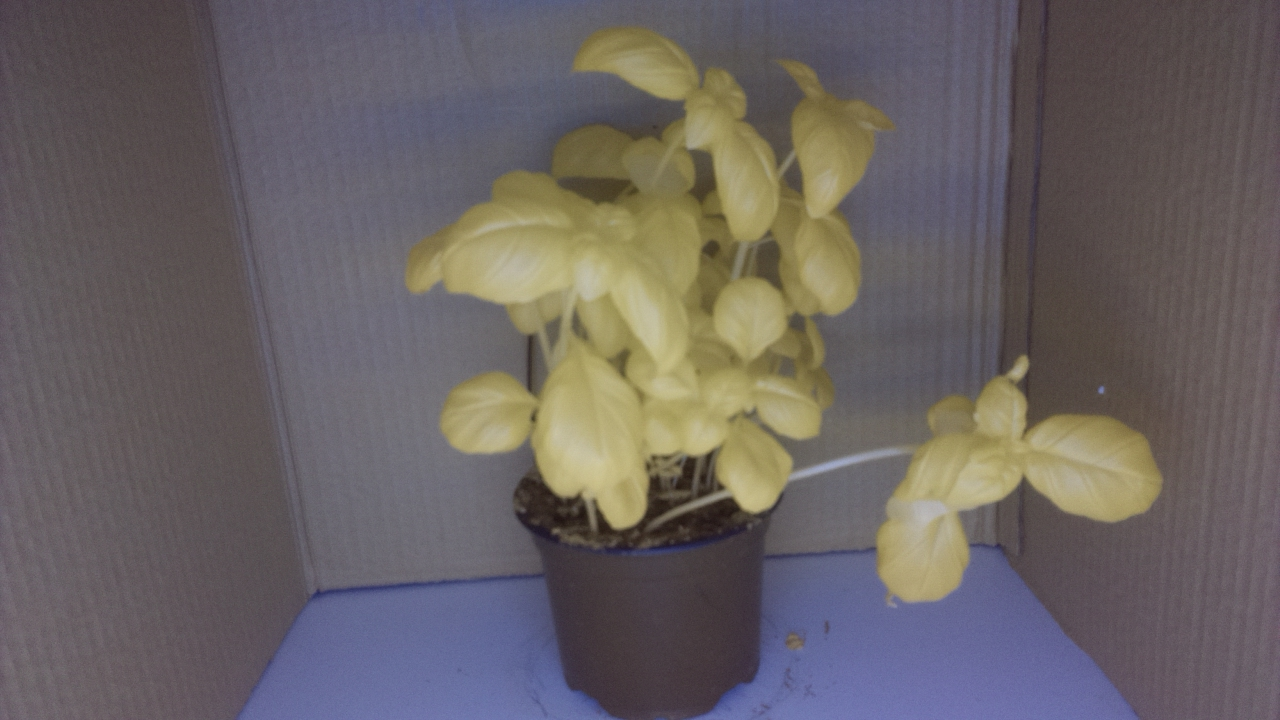
#> input picture NDVI-segmentation_old/testing.jpg, 1280 x 720 px
$ python NDVI-segmentation.py
#> lines starting #> are read from the running program, lines starting #| are printed output that depends on the picture; long printed decimals are rounded
from __future__ import division
import numpy
from PIL import Image
import matplotlib
matplotlib.use('Agg')
import matplotlib.pyplot as plt
import cv2
from matplotlib.colors import LinearSegmentedColormap, hsv_to_rgb

"""CREATE FOLDERS CALLED COLORMAP AND CROP IN THE SAME FOLDER AS THIS PYTHON FILE"""

#loads colormap
colors = numpy.load('colors.npy', allow_pickle=True)
#> (reads NDVI-segmentation_old/colors.npy from the repository)

#loads original image
#this is used for colormapping
img = Image.open('testing.jpg').convert("RGB")
#> img is the input picture: PIL image 1280x720 RGB; mean R, G, B 105.4, 98.7, 98.6

#loads original image without colormap
#this is used for segmentation
real_image = cv2.imread("testing.jpg")


"""
COLOR
MAPPING

"""
mask = numpy.asarray(img)

imgR, imgG, imgB = img.split()

arrG = numpy.asarray(imgG).astype('float')
arrR = numpy.asarray(imgR).astype('float')
arrB = numpy.asarray(imgB).astype('float')

redBlueDiff = (arrR  - arrB)
redBlueSum = (arrR + arrB)

redBlueSum[redBlueSum ==0] = 0.01

arrNDVI = redBlueDiff/redBlueSum
arrNDVI[arrNDVI == 0] = -1
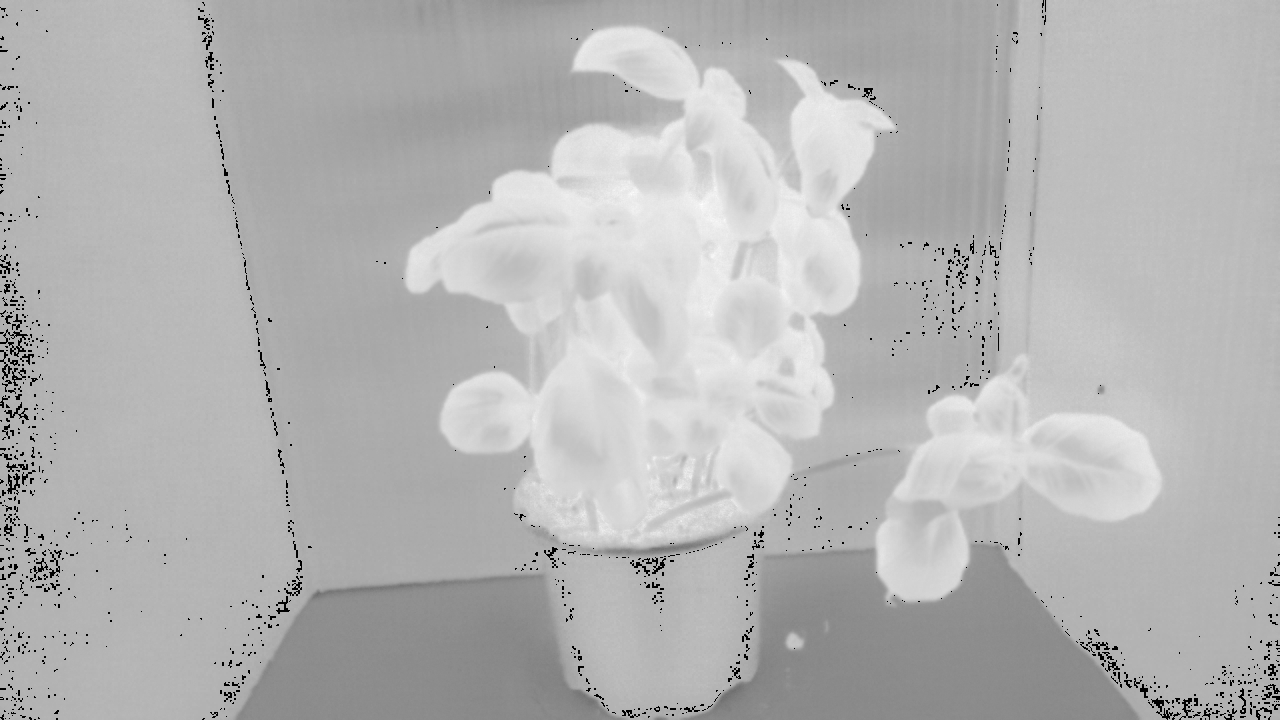
#> arrNDVI: shape (720, 1280) float64; min -1, max 0.444, mean 0.0237; drawn with min black and max white
sumAll = 0
amount = 0.00001

for row in arrNDVI:
    for pix in row:
         if pix != -1:
            sumAll += pix
            amount += 1
#> after the loop, amount = 911939; sumAll = 31463.6

fastiecm=LinearSegmentedColormap.from_list('mylist', colors)

#saves colormapped original image
plt.imsave("./colormap/delete_later.jpg",arrNDVI,cmap=fastiecm, vmin=-1.0, vmax=1.0)


"""
IMAGE
SEGMENTATION

"""
#loads colormapped image
image = cv2.imread("./colormap/delete_later.jpg")

mask = numpy.zeros(image.shape[:2], numpy.uint8)
backgroundModel = numpy.zeros((1, 65), numpy.float64)
foregroundModel = numpy.zeros((1, 65), numpy.float64)

# [8 lines of commented-out code are left out]
rectangle = (0,0,1279,719)


#makes mask from colormapped image
cv2.grabCut(image, mask, rectangle,
            backgroundModel, foregroundModel,
            10, cv2.GC_INIT_WITH_RECT)
mask2 = numpy.where((mask == 2)|(mask == 0), 0, 1).astype('uint8')

#applies mask of the colormapped image to the original image
real_image = real_image * mask2[:, :, numpy.newaxis]

#saves the cropped image
cv2.imwrite('./crop/cropped.jpg', real_image)


"""
NDVI
CALCULATIONS

"""
#loads the cropped image
img = Image.open('./crop/cropped.jpg').convert("RGB")
mask = numpy.asarray(img)
imgR, imgG, imgB = img.split()

arrG = numpy.asarray(imgG).astype('float')
arrR = numpy.asarray(imgR).astype('float')
arrB = numpy.asarray(imgB).astype('float')

redBlueDiff = (arrR  - arrB)
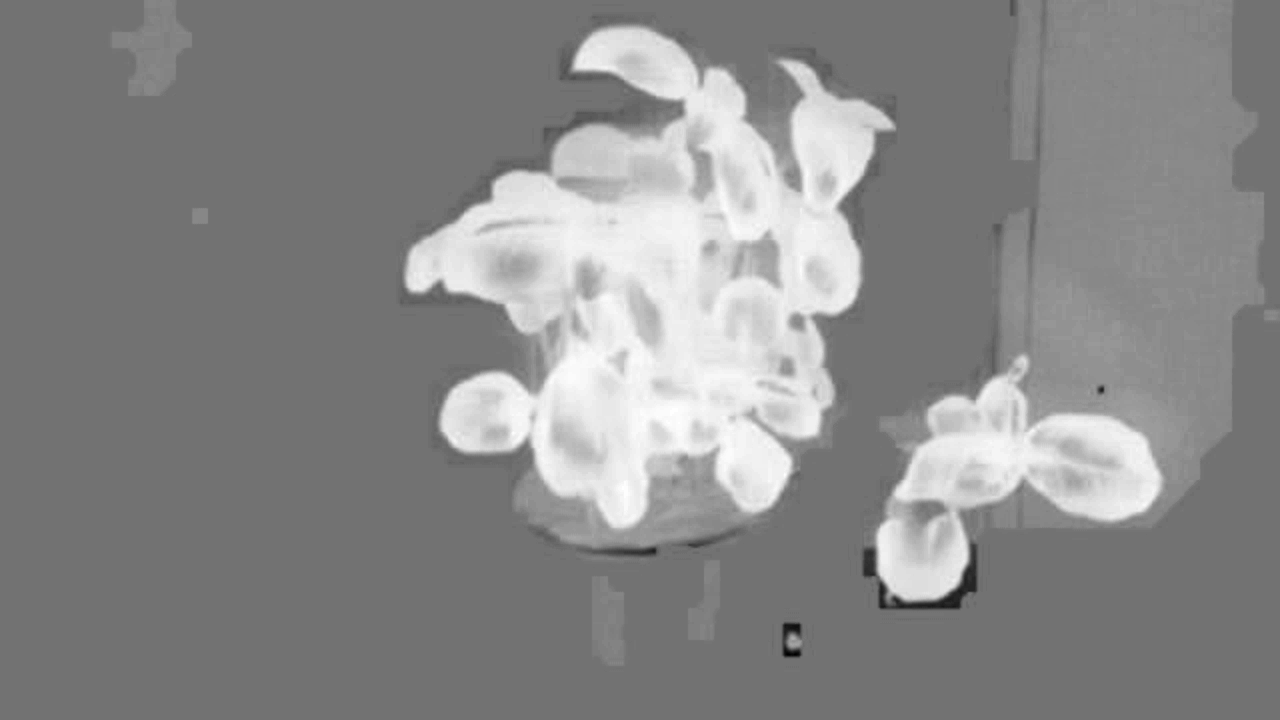
#> redBlueDiff: shape (720, 1280) float64; min -61, max 75, mean 12.1; drawn with min black and max white
redBlueSum = (arrR + arrB)

redBlueSum[redBlueSum ==0] = 0.01

arrNDVI = redBlueDiff/redBlueSum
arrNDVI[arrNDVI == 0] = -1
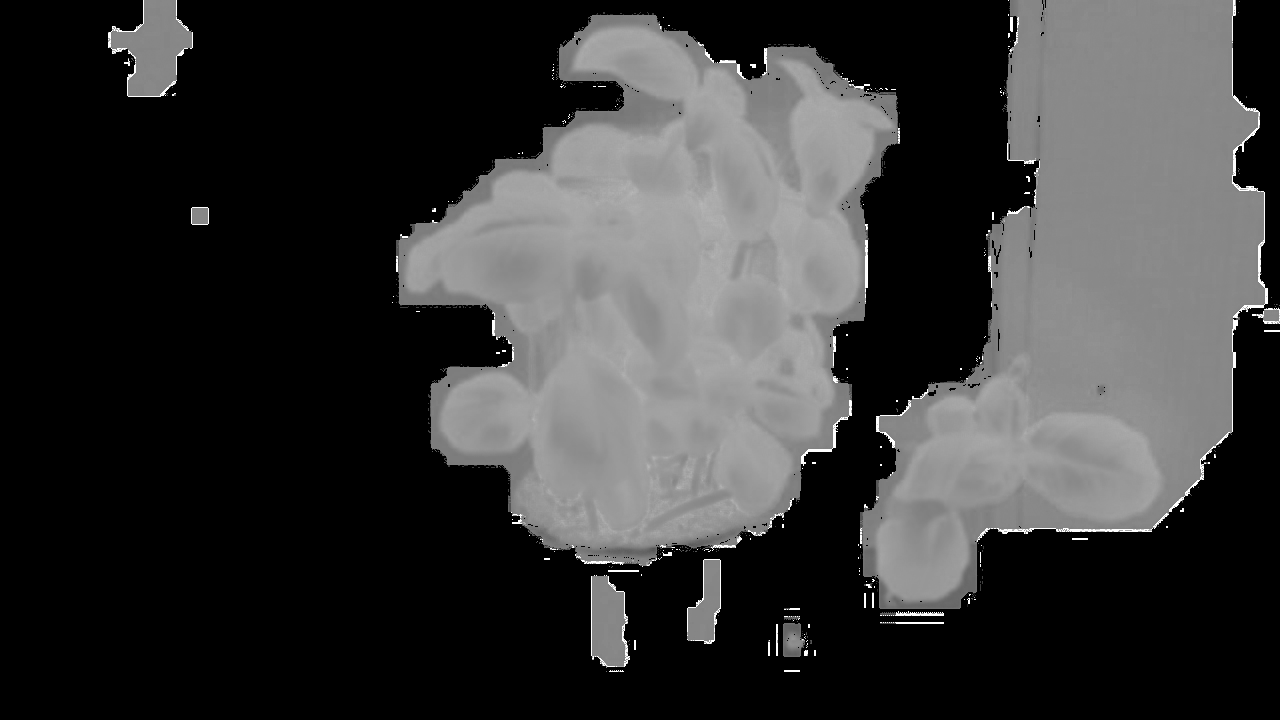
#> arrNDVI: shape (720, 1280) float64; min -1, max 1, mean -0.566; drawn with min black and max white
sumAll = 0
amount = 0.00001


for row in arrNDVI:
    for pix in row:
         if pix != -1:
            sumAll += pix
            amount += 1
#> after the loop, amount = 344972; sumAll = 54921.9

print(sumAll/float(amount))
#| 0.1592

fastiecm=LinearSegmentedColormap.from_list('mylist', colors)

#saves the final NDVI calculated image
plt.imsave("./ndvi-calculated/%.4f.jpg" % (sumAll/float(amount)),arrNDVI,cmap=fastiecm, vmin=-1.0, vmax=1.0)
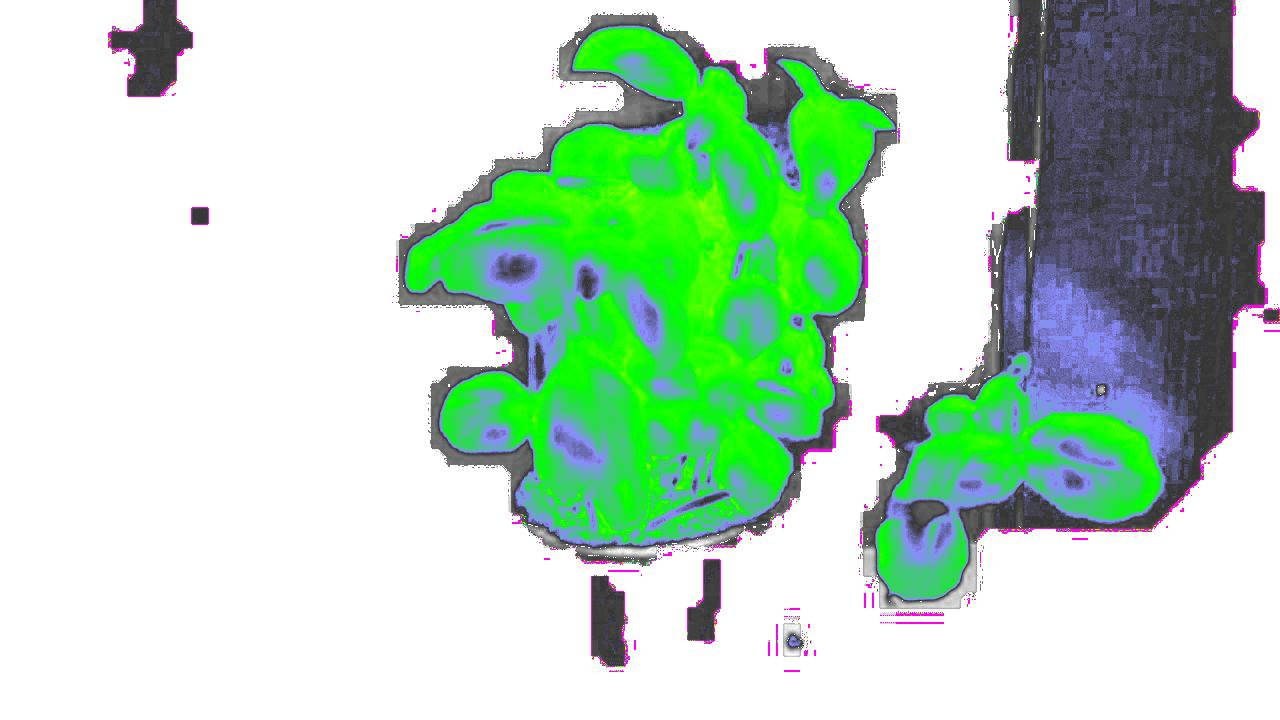
#> saved as 0.1592.jpg: shape (720, 1280, 3); mean R, G, B 185.3, 217, 192.7
